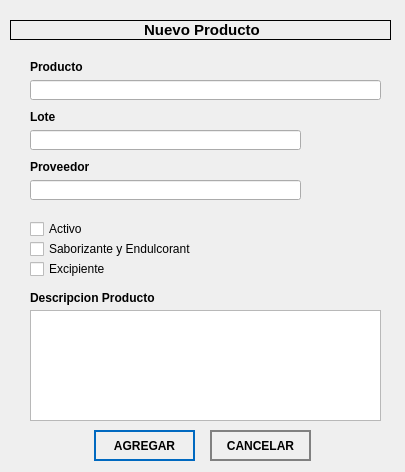
<?xml version="1.0" encoding="UTF-8"?>
<ui version="4.0">
 <class>newProductWindow</class>
 <widget class="QWidget" name="newProductWindow">
  <property name="geometry">
   <rect>
    <x>0</x>
    <y>0</y>
    <width>405</width>
    <height>472</height>
   </rect>
  </property>
  <property name="windowTitle">
   <string>Nuevo Producto</string>
  </property>
  <widget class="QLabel" name="label">
   <property name="geometry">
    <rect>
     <x>10</x>
     <y>20</y>
     <width>381</width>
     <height>20</height>
    </rect>
   </property>
   <property name="frameShape">
    <enum>QFrame::Box</enum>
   </property>
   <property name="text">
    <string>&lt;html&gt;&lt;head/&gt;&lt;body&gt;&lt;p align=&quot;center&quot;&gt;&lt;span style=&quot; font-size:11pt; font-weight:600;&quot;&gt;Nuevo Producto&lt;/span&gt;&lt;/p&gt;&lt;/body&gt;&lt;/html&gt;</string>
   </property>
  </widget>
  <widget class="QLabel" name="label_2">
   <property name="geometry">
    <rect>
     <x>30</x>
     <y>60</y>
     <width>61</width>
     <height>13</height>
    </rect>
   </property>
   <property name="text">
    <string>&lt;html&gt;&lt;head/&gt;&lt;body&gt;&lt;p&gt;&lt;span style=&quot; font-weight:600;&quot;&gt;Producto&lt;/span&gt;&lt;/p&gt;&lt;/body&gt;&lt;/html&gt;</string>
   </property>
  </widget>
  <widget class="QLineEdit" name="nameLineEdit">
   <property name="geometry">
    <rect>
     <x>30</x>
     <y>80</y>
     <width>351</width>
     <height>20</height>
    </rect>
   </property>
  </widget>
  <widget class="QLabel" name="label_3">
   <property name="geometry">
    <rect>
     <x>30</x>
     <y>110</y>
     <width>61</width>
     <height>13</height>
    </rect>
   </property>
   <property name="text">
    <string>&lt;html&gt;&lt;head/&gt;&lt;body&gt;&lt;p&gt;&lt;span style=&quot; font-weight:600;&quot;&gt;Lote&lt;/span&gt;&lt;/p&gt;&lt;/body&gt;&lt;/html&gt;</string>
   </property>
  </widget>
  <widget class="QLineEdit" name="loteLineEdit">
   <property name="geometry">
    <rect>
     <x>30</x>
     <y>130</y>
     <width>271</width>
     <height>20</height>
    </rect>
   </property>
  </widget>
  <widget class="QLabel" name="label_4">
   <property name="geometry">
    <rect>
     <x>30</x>
     <y>160</y>
     <width>61</width>
     <height>13</height>
    </rect>
   </property>
   <property name="text">
    <string>&lt;html&gt;&lt;head/&gt;&lt;body&gt;&lt;p&gt;&lt;span style=&quot; font-weight:600;&quot;&gt;Proveedor&lt;/span&gt;&lt;/p&gt;&lt;/body&gt;&lt;/html&gt;</string>
   </property>
  </widget>
  <widget class="QLineEdit" name="proveedorLineEdit">
   <property name="geometry">
    <rect>
     <x>30</x>
     <y>180</y>
     <width>271</width>
     <height>20</height>
    </rect>
   </property>
  </widget>
  <widget class="QCheckBox" name="activoCheckBox">
   <property name="geometry">
    <rect>
     <x>30</x>
     <y>220</y>
     <width>67</width>
     <height>18</height>
    </rect>
   </property>
   <property name="styleSheet">
    <string notr="true">Activo
font: 75 11pt &quot;Arial&quot;;</string>
   </property>
   <property name="text">
    <string>Activo</string>
   </property>
  </widget>
  <widget class="QCheckBox" name="saborCheckBox">
   <property name="geometry">
    <rect>
     <x>30</x>
     <y>240</y>
     <width>161</width>
     <height>18</height>
    </rect>
   </property>
   <property name="styleSheet">
    <string notr="true">Activo
font: 75 11pt &quot;Arial&quot;;</string>
   </property>
   <property name="text">
    <string>Saborizante y Endulcorante</string>
   </property>
  </widget>
  <widget class="QCheckBox" name="excipienteCheckBox">
   <property name="geometry">
    <rect>
     <x>30</x>
     <y>260</y>
     <width>81</width>
     <height>18</height>
    </rect>
   </property>
   <property name="styleSheet">
    <string notr="true">Activo
font: 75 11pt &quot;Arial&quot;;</string>
   </property>
   <property name="text">
    <string>Excipiente</string>
   </property>
  </widget>
  <widget class="QLabel" name="label_5">
   <property name="geometry">
    <rect>
     <x>30</x>
     <y>290</y>
     <width>131</width>
     <height>16</height>
    </rect>
   </property>
   <property name="text">
    <string>&lt;html&gt;&lt;head/&gt;&lt;body&gt;&lt;p&gt;&lt;span style=&quot; font-weight:600;&quot;&gt;Descripcion Producto&lt;/span&gt;&lt;/p&gt;&lt;/body&gt;&lt;/html&gt;</string>
   </property>
  </widget>
  <widget class="QTextEdit" name="descriptionTextEdit">
   <property name="geometry">
    <rect>
     <x>30</x>
     <y>310</y>
     <width>351</width>
     <height>111</height>
    </rect>
   </property>
  </widget>
  <widget class="QPushButton" name="addButton">
   <property name="geometry">
    <rect>
     <x>94</x>
     <y>430</y>
     <width>101</width>
     <height>31</height>
    </rect>
   </property>
   <property name="cursor">
    <cursorShape>PointingHandCursor</cursorShape>
   </property>
   <property name="styleSheet">
    <string notr="true">QPushButton
{	
	height: 2em;
 	border-style: solid;
	border-width: 2px;
 	border-color: #0069c0;
	font-weight: bold;
}

QPushButton:hover
{
   	background-color:#0069c0;
	color:white;
}</string>
   </property>
   <property name="text">
    <string>AGREGAR</string>
   </property>
   <property name="icon">
    <iconset>
     <normaloff>../assets/icons/69943.png</normaloff>../assets/icons/69943.png</iconset>
   </property>
  </widget>
  <widget class="QPushButton" name="cancelButton">
   <property name="geometry">
    <rect>
     <x>210</x>
     <y>430</y>
     <width>101</width>
     <height>31</height>
    </rect>
   </property>
   <property name="cursor">
    <cursorShape>PointingHandCursor</cursorShape>
   </property>
   <property name="styleSheet">
    <string notr="true">QPushButton
{	
	height: 2em;
 	border-style: solid;
	border-width: 2px;
 	border-color: grey;
	font-weight: bold;
}

QPushButton:hover
{
   	background-color:grey;
	color:white;
}</string>
   </property>
   <property name="text">
    <string>CANCELAR</string>
   </property>
  </widget>
 </widget>
 <resources/>
 <connections/>
</ui>
